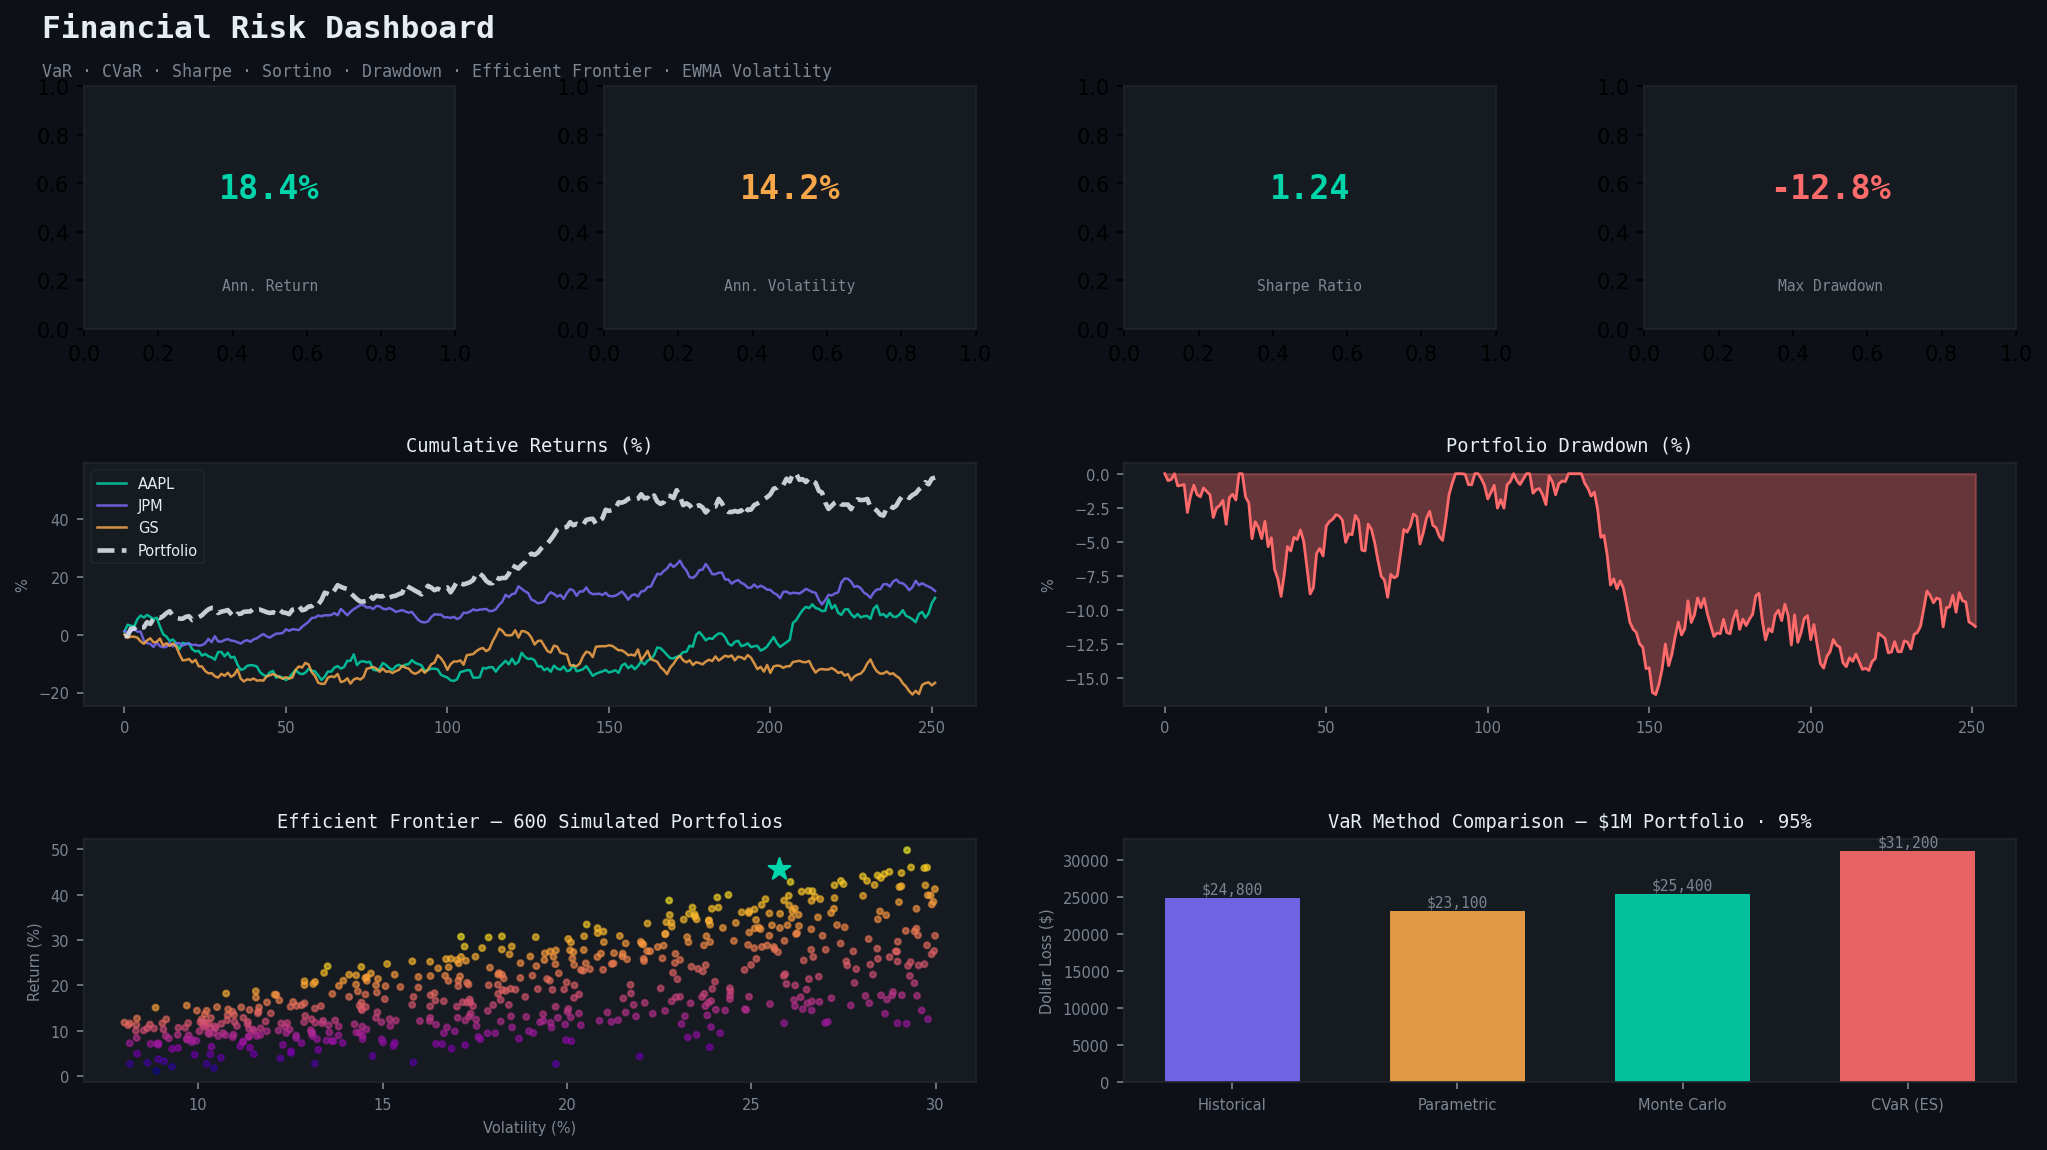

Write the Python code that produced this figure.
"""
preview.py
----------
Generates a realistic dashboard preview image for the GitHub repo.
Run with: python preview.py
"""

import matplotlib
matplotlib.use('Agg')
import matplotlib.pyplot as plt
import matplotlib.gridspec as gridspec
import numpy as np

BG      = "#0d1117"
SURFACE = "#161b22"
BORDER  = "#21262d"
ACCENT  = "#00d4aa"
PURPLE  = "#7c6af7"
ORANGE  = "#f7a74a"
RED     = "#ff6b6b"
TEXT    = "#e6edf3"
MUTED   = "#7d8590"


def generate_preview(output_path: str = "preview.png"):
    fig = plt.figure(figsize=(14, 8), facecolor=BG)
    gs  = gridspec.GridSpec(3, 4, figure=fig, hspace=0.55, wspace=0.4,
                            top=0.90, bottom=0.07, left=0.05, right=0.97)

    # Title
    fig.text(0.03, 0.96, "Financial Risk Dashboard",
             color=TEXT, fontsize=15, fontweight="bold",
             va="top", fontfamily="monospace")
    fig.text(0.03, 0.92,
             "VaR · CVaR · Sharpe · Sortino · Drawdown · Efficient Frontier · EWMA Volatility",
             color=MUTED, fontsize=8, va="top", fontfamily="monospace")

    # ── KPI row ──────────────────────────────────────────────────────────────
    kpi_data = [
        ("18.4%", "Ann. Return",    ACCENT),
        ("14.2%", "Ann. Volatility",ORANGE),
        ("1.24",  "Sharpe Ratio",   ACCENT),
        ("-12.8%","Max Drawdown",   RED),
        ("$24,800","VaR 95%",       PURPLE),
        ("$31,200","CVaR / ES",     "#f7a74a"),
    ]
    kpi_axes = []
    for i, (val, lbl, col) in enumerate(kpi_data):
        ax = fig.add_subplot(gs[0, i % 4]) if i < 4 else None
        if i >= 4:
            break
        ax = fig.add_subplot(gs[0, i])
        ax.set_facecolor(SURFACE)
        for spine in ax.spines.values(): spine.set_edgecolor(BORDER)
        ax.set_xticks([]); ax.set_yticks([])
        ax.text(0.5, 0.58, val, transform=ax.transAxes,
                ha="center", va="center", color=col,
                fontsize=16, fontweight="bold", fontfamily="monospace")
        ax.text(0.5, 0.18, lbl, transform=ax.transAxes,
                ha="center", va="center", color=MUTED,
                fontsize=7, fontfamily="monospace")

    # ── Cumulative returns ────────────────────────────────────────────────────
    ax1 = fig.add_subplot(gs[1, :2])
    np.random.seed(42)
    days   = 252
    tickers = ["AAPL", "JPM", "GS", "Portfolio"]
    colors  = [ACCENT, PURPLE, ORANGE, TEXT]
    widths  = [1.2, 1.2, 1.2, 2.2]
    dashes  = ["-", "-", "-", "--"]

    for i, (t, c, w, d) in enumerate(zip(tickers, colors, widths, dashes)):
        drift = np.random.uniform(0.06, 0.22)
        vol   = np.random.uniform(0.12, 0.25) / np.sqrt(days)
        rets  = np.random.normal(drift / days, vol, days)
        cum   = (np.cumprod(1 + rets) - 1) * 100
        ax1.plot(cum, color=c, linewidth=w, linestyle=d, label=t, alpha=0.85)

    ax1.set_facecolor(SURFACE)
    ax1.tick_params(colors=MUTED, labelsize=7)
    for spine in ax1.spines.values(): spine.set_edgecolor(BORDER)
    ax1.set_title("Cumulative Returns (%)", color=TEXT, fontsize=9,
                  pad=6, fontfamily="monospace")
    ax1.legend(fontsize=7, labelcolor=TEXT, facecolor=SURFACE,
               edgecolor=BORDER, loc="upper left")
    ax1.set_ylabel("%", color=MUTED, fontsize=7)

    # ── Drawdown ──────────────────────────────────────────────────────────────
    ax2 = fig.add_subplot(gs[1, 2:])
    np.random.seed(7)
    rets2 = np.random.normal(0.0005, 0.012, days)
    cum2  = np.cumprod(1 + rets2)
    peak2 = np.maximum.accumulate(cum2)
    dd    = (cum2 - peak2) / peak2 * 100

    ax2.fill_between(range(days), dd, 0, color=RED, alpha=0.35)
    ax2.plot(range(days), dd, color=RED, linewidth=1.3)
    ax2.set_facecolor(SURFACE)
    ax2.tick_params(colors=MUTED, labelsize=7)
    for spine in ax2.spines.values(): spine.set_edgecolor(BORDER)
    ax2.set_title("Portfolio Drawdown (%)", color=TEXT, fontsize=9,
                  pad=6, fontfamily="monospace")
    ax2.set_ylabel("%", color=MUTED, fontsize=7)

    # ── Efficient frontier ────────────────────────────────────────────────────
    ax3 = fig.add_subplot(gs[2, :2])
    np.random.seed(99)
    n_pts  = 600
    vols   = np.random.uniform(0.08, 0.30, n_pts)
    rets3  = vols * np.random.uniform(0.4, 1.6, n_pts) + np.random.normal(0, 0.02, n_pts)
    sharpe = (rets3 - 0.05) / vols
    sc = ax3.scatter(vols * 100, rets3 * 100, c=sharpe, cmap="plasma",
                     s=8, alpha=0.6)
    # Max sharpe star
    best = np.argmax(sharpe)
    ax3.scatter(vols[best] * 100, rets3[best] * 100,
                color=ACCENT, s=120, marker="*", zorder=5)
    ax3.set_facecolor(SURFACE)
    ax3.tick_params(colors=MUTED, labelsize=7)
    for spine in ax3.spines.values(): spine.set_edgecolor(BORDER)
    ax3.set_title("Efficient Frontier — 600 Simulated Portfolios",
                  color=TEXT, fontsize=9, pad=6, fontfamily="monospace")
    ax3.set_xlabel("Volatility (%)", color=MUTED, fontsize=7)
    ax3.set_ylabel("Return (%)", color=MUTED, fontsize=7)

    # ── VaR comparison bar ────────────────────────────────────────────────────
    ax4 = fig.add_subplot(gs[2, 2:])
    methods = ["Historical", "Parametric", "Monte Carlo", "CVaR (ES)"]
    var_vals = [24800, 23100, 25400, 31200]
    bar_colors = [PURPLE, ORANGE, ACCENT, RED]
    bars = ax4.bar(methods, var_vals, color=bar_colors, width=0.6, alpha=0.9)
    for bar, val in zip(bars, var_vals):
        ax4.text(bar.get_x() + bar.get_width()/2, bar.get_height() + 200,
                 f"${val:,}", ha="center", va="bottom",
                 color=MUTED, fontsize=7, fontfamily="monospace")
    ax4.set_facecolor(SURFACE)
    ax4.tick_params(colors=MUTED, labelsize=7, axis="x")
    ax4.tick_params(colors=MUTED, labelsize=7, axis="y")
    for spine in ax4.spines.values(): spine.set_edgecolor(BORDER)
    ax4.set_title("VaR Method Comparison — $1M Portfolio · 95%",
                  color=TEXT, fontsize=9, pad=6, fontfamily="monospace")
    ax4.set_ylabel("Dollar Loss ($)", color=MUTED, fontsize=7)

    plt.savefig(output_path, dpi=150, bbox_inches="tight",
                facecolor=BG, edgecolor="none")
    plt.close()
    print(f"Preview saved to {output_path}")


if __name__ == "__main__":
    generate_preview("preview.png")
